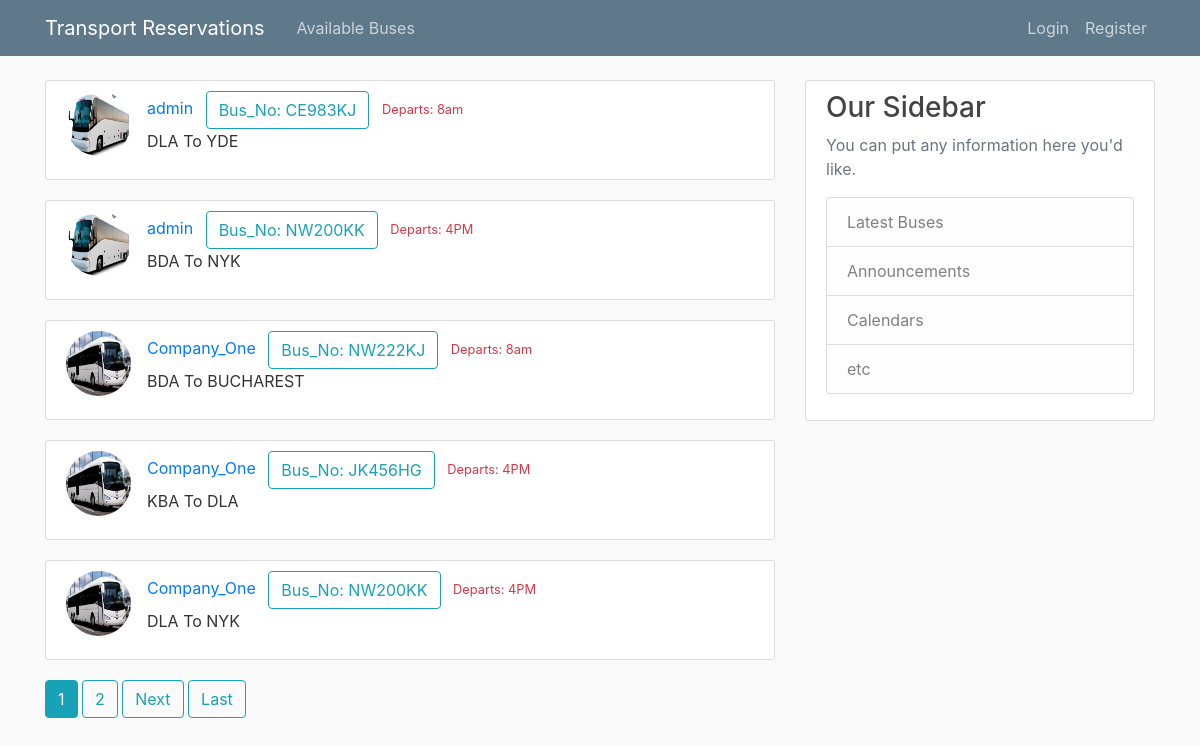
The page / on the database its author committed.
### reservations/models.py (models this page shows, shortened)
class AvailableBuses(models.Model):
    author = models.ForeignKey(User, on_delete=models.CASCADE)
    registration_number = models.CharField(max_length=10)
    current_city = models.CharField(max_length=20)
    destination = models.CharField(max_length=20)
    fare = models.IntegerField()
    departure_time = models.CharField(max_length=30)
    number_of_seats_available = models.IntegerField()
    departure_date = models.DateField()
    company_Info = models.TextField(max_length=500)

### users/models.py (models this page shows, shortened)
class Profile(models.Model):
    user = models.OneToOneField(User, on_delete=models.CASCADE)
    image = models.ImageField(default='default.jpg', upload_to='profile_pics')

### reservations/views.py (the view)
# urls.py: path('', AvailableBusesListView.as_view(), name='available_buses'),
class AvailableBusesListView(ListView):
   model = AvailableBuses
   template_name = 'reservations/available_buses.html'
   context_object_name = 'available_buses'
   ordering = ['departure_date']
   paginate_by = 5
   for bus in AvailableBuses.objects.all():
       if bus.departure_date < date.today():
           bus.delete()

### reservations/templates/reservations/available_buses.html (shortened to what this page needs)
{% extends 'reservations/base.html' %}
{% block content %}
    {% for bus in available_buses %}
        <article class="media content-section">
        <img class="rounded-circle article-img" src="{{ bus.author.profile.image.url }}">
          <div class="media-body">
            <div class="article-title">
              <a class="mr-2" href="{% url 'individual_company_buses' bus.author.username %}">{{ bus.author }}</a>
              <a class="btn btn-outline-info mr-2" href="{% url 'available_buses_detail' bus.id %}">Bus_No: {{ bus.registration_number }}</a>
              <small class="text-danger">Departs: {{ bus.departure_time }}</small>
            </div>
            <p class="article-content">{{ bus.current_city.upper }} To {{ bus.destination.upper }}</p>
          </div>
        </article>
    {% endfor %}
    {% if is_paginated %}
        {% for num in page_obj.paginator.page_range %}
            {% if page_obj.number == num %}
                <a class="btn btn-info mb-4" href="?page={{ num }}">{{ num }}</a>
            {% elif num > page_obj.number|add:'-2' and num < page_obj.number|add:'2' %}
                <a class="btn btn-outline-info mb-4" href="?page={{ num }}">{{ num }}</a>
            {% endif %}
        {% endfor %}
        {% if page_obj.has_next %}
            <a class="btn btn-outline-info mb-4" href="?page={{ page_obj.next_page_number }}">Next</a>
            <a class="btn btn-outline-info mb-4" href="?page={{ page_obj.paginator.num_pages }}">Last</a>
        {% endif %}
    {% endif %}
{% endblock content %}

### reservations/templates/reservations/base.html (shortened to what this page needs)
{% load static %}
<!DOCTYPE html>
<html lang="en">
<head>
    <link rel="stylesheet" href="https://stackpath.bootstrapcdn.com/bootstrap/4.3.1/css/bootstrap.min.css">
    <link rel="stylesheet" type="text/css" href="{% static 'reservations/main.css' %}">
</head>
<body>
<header class="site-header">
  <nav class="navbar navbar-expand-md navbar-dark bg-steel fixed-top">
    <div class="container">
      <a class="navbar-brand mr-4" href="{% url 'available_buses' %}">Transport Reservations</a>
      <div class="collapse navbar-collapse" id="navbarToggle">
        <div class="navbar-nav mr-auto">
          <a class="nav-item nav-link" href="{% url 'available_buses' %}">Available Buses</a>
        </div>
        <div class="navbar-nav">
            {% if user.is_authenticated %}
                {% if user.is_staff %}
                    <a class="nav-item nav-link" href="{% url 'available_buses_create' %}">Add Buses</a>
                    <a class="nav-item nav-link" href="{% url 'available_buses_loaded' %}">Check Loaded Bus</a>
                {% endif %}
                <a class="nav-item nav-link" href="{% url 'profile' %}">Profile</a>
                <a class="nav-item nav-link" href="{% url 'logout' %}">Logout</a>
            {% else %}
                <a class="nav-item nav-link" href="{% url 'login' %}">Login</a>
                <a class="nav-item nav-link" href="{% url 'register' %}">Register</a>
            {% endif %}
        </div>
      </div>
    </div>
  </nav>
</header>
<main role="main" class="container">
  <div class="row">
    <div class="col-md-8">
      {% block content %}{% endblock %}
    </div>
    <div class="col-md-4">
      <div class="content-section">
        <h3>Our Sidebar</h3>
        <p class='text-muted'>You can put any information here you'd like.
          <ul class="list-group">
            <li class="list-group-item list-group-item-light">Latest Buses</li>
            <li class="list-group-item list-group-item-light">Announcements</li>
            <li class="list-group-item list-group-item-light">Calendars</li>
            <li class="list-group-item list-group-item-light">etc</li>
          </ul>
        </p>
      </div>
    </div>
  </div>
</main>
  </body>
</body>
</html>

### reservations/static/reservations/main.css (style rules this page uses)
body { background: #fafafa; color: #333333; margin-top: 5rem; }
h1, h2, h3, h4, h5, h6 { color: #444444; }
ul { margin: 0; }
.bg-steel { background-color: #5f788a; }
.site-header .navbar-nav .nav-link { color: #cbd5db; }
.content-section { background: #ffffff; padding: 10px 20px; border: 1px solid #dddddd; border-radius: 3px; margin-bottom: 20px; }
.article-title { color: #444444; }
.article-content { white-space: pre-line; }
.article-img { height: 65px; width: 65px; margin-right: 16px; }

### rows shown on the page
AvailableBuses: author.profile.image (picture), author "admin", registration_number "CE983KJ", departure_time "8am", current_city "DLA", destination "YDE"
AvailableBuses: author.profile.image (picture), author "admin", registration_number "NW200KK", departure_time "4PM", current_city "BDA", destination "NYK"
AvailableBuses: author.profile.image (picture), author "Company_One", registration_number "NW222KJ", departure_time "8am", current_city "BDA", destination "BUCHAREST"
AvailableBuses: author.profile.image (picture), author "Company_One", registration_number "JK456HG", departure_time "4PM", current_city "KBA", destination "DLA"
AvailableBuses: author.profile.image (picture), author "Company_One", registration_number "NW200KK", departure_time "4PM", current_city "DLA", destination "NYK"

### other values the page prints
{{ num }} "1"
{{ num }} "2"
